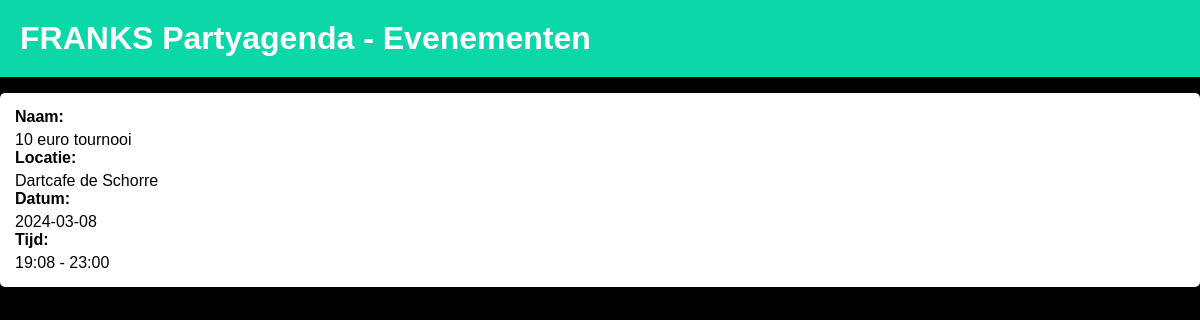
/agenda/partyagenda, run on the app's committed database.
### tables this page shows
CREATE TABLE agendas (
            id INTEGER PRIMARY KEY AUTOINCREMENT,
            url_name TEXT NOT NULL,
            title TEXT NOT NULL,
            external_stylesheet TEXT,
            date_created DATE NOT NULL DEFAULT CURRENT_TIMESTAMP
        );

CREATE TABLE events (
            id INTEGER PRIMARY KEY AUTOINCREMENT,
            name TEXT NOT NULL,
            description TEXT NOT NULL,
            event_date DATE NOT NULL,
            start_time TEXT NOT NULL,            
            end_time TEXT NOT NULL,
            location TEXT NOT NULL,
            agenda_id INTEGER NOT NULL,
            date_created DATE NOT NULL DEFAULT CURRENT_TIMESTAMP, aanmelder TEXT,
            FOREIGN KEY (agenda_id) REFERENCES agendas (id)
        );

### app.py (the view)
@app.route('/agenda/<agenda_name>')
def show_agenda(agenda_name):
    conn = get_db_connection()
    agenda = conn.execute('SELECT * FROM agendas WHERE url_name = ?', (agenda_name,)).fetchone()
    if not agenda:
        conn.close()
        abort(404, description="Agenda niet gevonden")
    events = conn.execute('SELECT * FROM events WHERE agenda_id = ?', (agenda['id'],)).fetchall()
    conn.close()
    return render_template('agenda.html', agenda=agenda, events=events)

### app.py (called while the page is built)
def get_db_connection():
    conn = sqlite3.connect("event_calendar.db")
    conn.row_factory = sqlite3.Row
    return conn

### templates/agenda.html (shortened to what this page needs)
<!DOCTYPE html>
<html lang="en">
<head>
</head>
<body>
    <h1>{{ agenda.title }} - Evenementen</h1>
    {% if events %}
        <ul>
            {% for event in events %}
            <li>
                <div class="event-info">
                    <strong>Naam:</strong> {{ event.name }}<br>
                    <strong>Locatie:</strong> {{ event.location }}<br>
                    <strong>Datum:</strong> {{ event.event_date }}<br>
                    <strong>Tijd:</strong> {{ event.start_time }} - {{ event.end_time }}
                </div>
            </li>
            {% endfor %}
        </ul>
    {% else %}
        <p>Geen evenementen gevonden.</p>
    {% endif %}
</body>
</html>

### templates/agenda.html (style rules this page uses)
body { font-family: Arial, sans-serif; background-color: #000000; margin: 0; padding: 0; }
h1 { background-color: #0bd7a9; color: #fff; padding: 20px; margin: 0; }
ul { list-style: none; padding: 0; }
li { background-color: #ffffff; margin: 10px 0; padding: 15px; border-radius: 5px; box-shadow: 0 2px 4px rgba(0, 0, 0, 0.1); }
.event-info { display: flex; flex-direction: column; }
.event-info strong { margin-bottom: 5px; }

### data on the page
agendas: title "FRANKS Partyagenda"
events: name "10 euro tournooi", location "Dartcafe de Schorre", event_date "2024-03-08", start_time "19:08", end_time "23:00"
